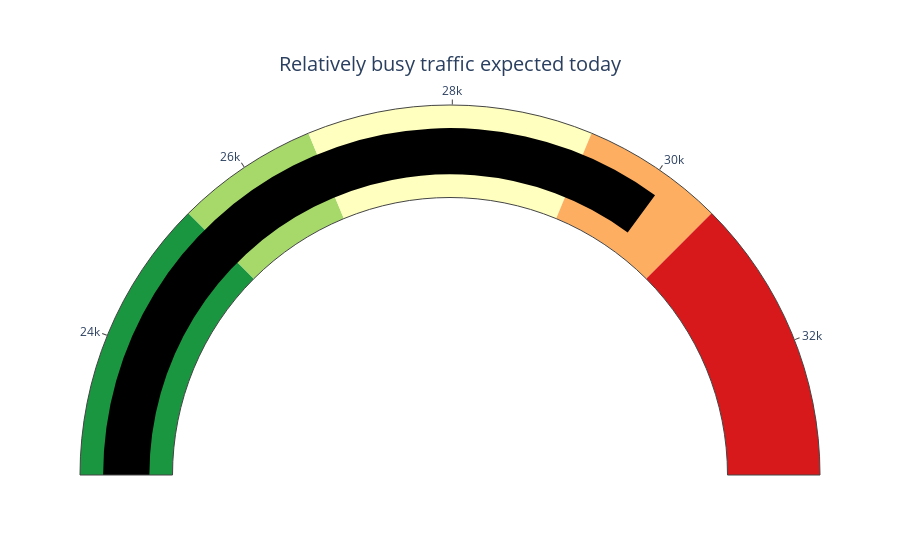

The cell this chart's notebook holds for it:
### Code cell
today_cast = fcast.loc[date.strftime(date.today(),format="%Y-%m-%d")]

today_val = today_cast['mean']

y = y[y.index > date.strftime(date.today()-timedelta(90),format="%Y-%m-%d")]

y = y[y["Passengers"]>0]

lowest = y["Passengers"].median()-(2*y["Passengers"].std())
highest = y["Passengers"].median()+(2*y["Passengers"].std())

v_low =  y["Passengers"].median()-(1*y["Passengers"].std())
v_high =  y["Passengers"].median()+(1*y["Passengers"].std())

low =  y["Passengers"].median()-(.5*y["Passengers"].std())
high =  y["Passengers"].median()+(.5*y["Passengers"].std())

if today_val <=  v_low:
    title_text = "Very low traffic expected today"
    tweet = "Austin's traffic is expected to be very low today."

elif today_val <=  low:
    title_text = "Relatively low traffic expected today"
    tweet = "Austin's traffic is expected to be relatively low today."

elif (today_val >  low and today_val <= high):
    title_text = "Relatively normal traffic expected today"
    tweet = "Austin's traffic is expected to be normal today."

elif today_val > high:
    title_text = "Relatively busy traffic expected today"
    tweet = "Austin's traffic is expected to be relatively busy today."

elif today_val > high:
    title_text = "Very busy traffic expected today"
    tweet = "Austin's traffic is expected to be very busy today."

fig = go.Figure(go.Indicator(
    mode = "gauge",
    value = today_val,
    domain = {'x': [0, 1], 'y': [0, 1]},
    title = {'text': title_text},
    gauge={
        'axis': {'range':[lowest,highest],'visible': True},
        'bar': {'color': "black"},
        'steps': [
            {'range':[lowest,v_low], 'color':'#1a9641'},
            {'range':[v_low,low], 'color':'#a6d96a'},
            {'range':[low,high], 'color':'#ffffbf'},
            {'range':[high,v_high], 'color':'#fdae61'},
            {'range':[v_high,highest], 'color':'#d7191c'},
        ],
}))

fig.show()
#fig.write_image("traffic_plot.png")

### Figure 1 — Plotly figure (JSON) as saved in the notebook; plotly's stock layout.template omitted (floating-point values rounded to 4 significant figures)
{"data": [{"domain": {"x": [0, 1], "y": [0, 1]}, "gauge": {"axis": {"range": [22700.0, 33260.0], "visible": true}, "bar": {"color": "black"}, "steps": [{"color": "#1a9641", "range": [22700.0, 25340.0]}, {"color": "#a6d96a", "range": [25340.0, 26660.0]}, {"color": "#ffffbf", "range": [26660.0, 29300.0]}, {"color": "#fdae61", "range": [29300.0, 30620.0]}, {"color": "#d7191c", "range": [30620.0, 33260.0]}]}, "mode": "gauge", "title": {"text": "Relatively busy traffic expected today"}, "type": "indicator", "value": 30100.0}], "layout": {}}
